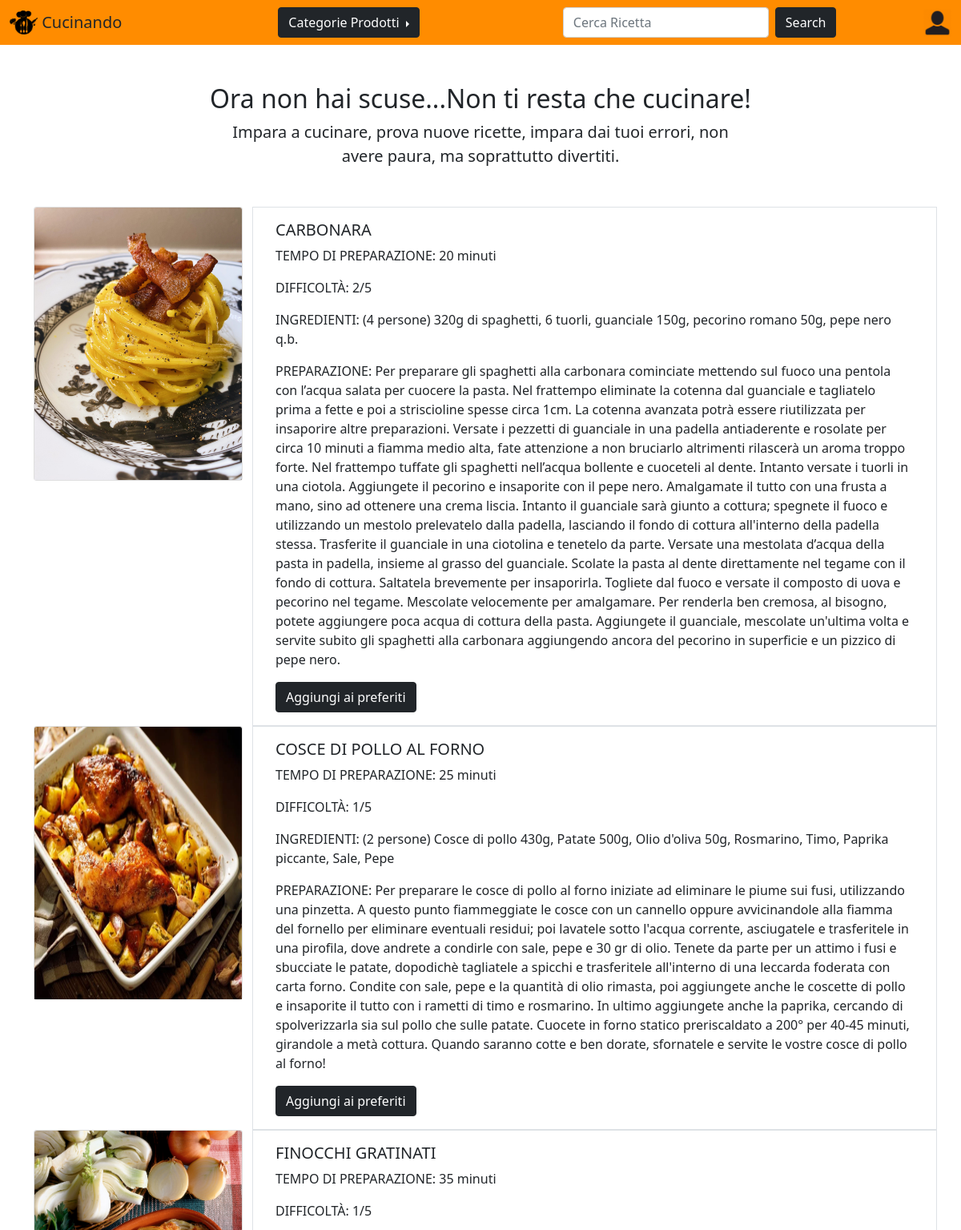
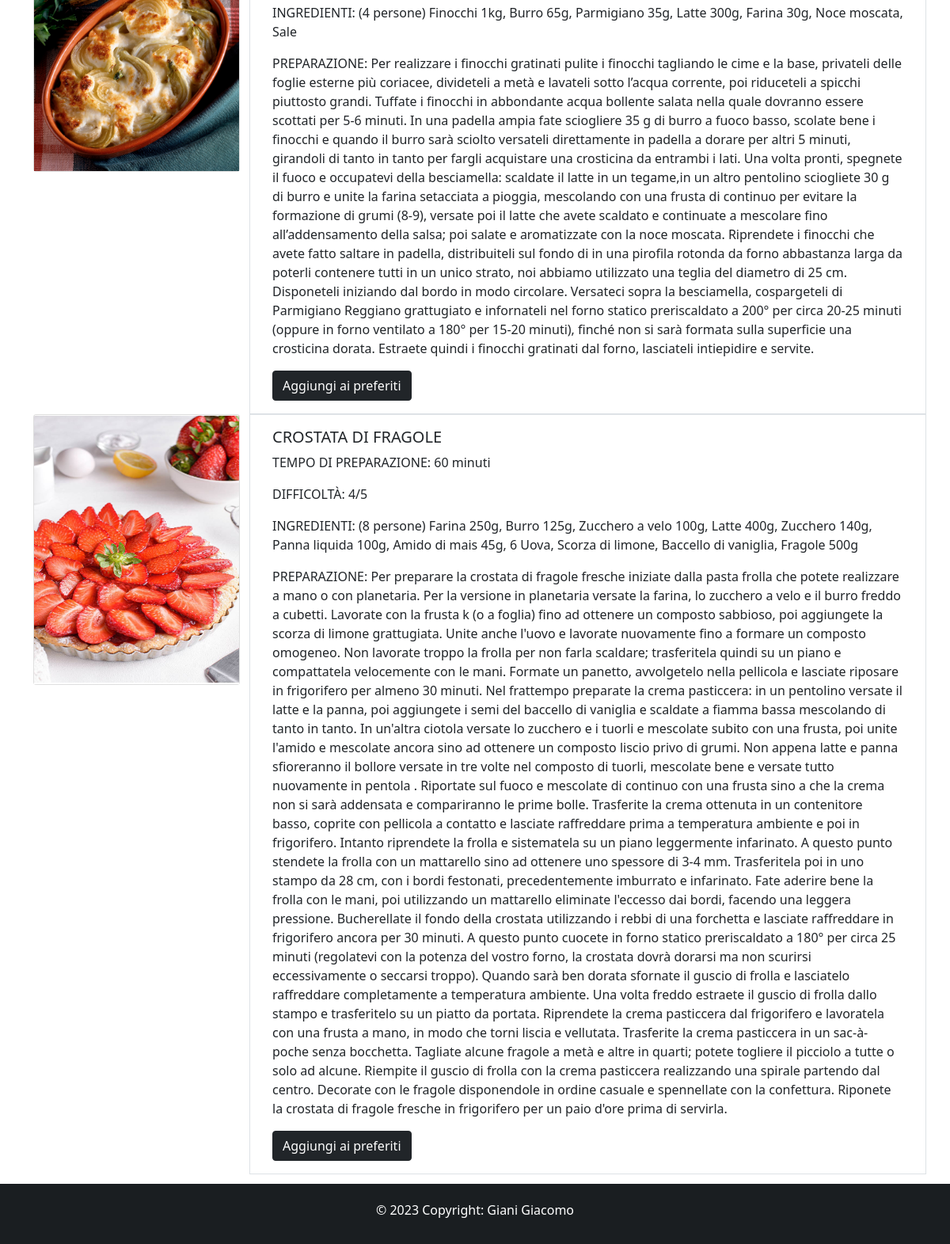
/home/, run on the app's committed database (2 pictures, top to bottom).
### ricette/models.py (models this page shows, shortened)
class Ricetta(models.Model):
    immagine = models.ImageField()
    nome = models.CharField(max_length=30)
    ingredienti = models.CharField(max_length=2000)
    difficoltà = models.IntegerField(default=1)
    tempo = models.IntegerField(default=1)
    descrizione = models.CharField(max_length=50000)
    categoria = models.CharField(max_length=20)

### ricette/views.py (the view)
# urls.py: path('home/', include('ricette.urls')),
def ricette(request):
    ricette = Ricetta.objects.all()
    return render(request, "ricette/ricette.html", {'ricette': ricette})

### ricette/templates/ricette/ricette.html (shortened to what this page needs)
{% extends 'ricette/common.html' %}
{% block content %}
    <nav class="navbar" style="background-color: darkorange;">
        <div class="container-fluid">
            <a class="navbar-brand" href="#">
                    {% load static %}
                    <img src="{% static 'ricette/logo3.png' %}" alt="" width="35" height="30" class="d-inline-block align-top" style="background-color: transparent;">
                    <span class="text-dark">Cucinando</span>
            </a>
            <div class="dropend">
                <button class="btn btn-dark dropdown-toggle" type="button" data-bs-toggle="dropdown" >
                    Categorie Prodotti
                </button>
            </div>
            <form class="d-flex" role="search" action="/home/search" method="get" style="margin-right: -3%">
                <input class="form-control me-2" name="query" type="search" placeholder="Cerca Ricetta" aria-label="Search">
                <button class="btn btn-dark" type="submit">Search</button>
            </form>
            <a style="margin-left: -3%" href="{% url 'accedi' %}">
                {% load static %}
                <img src=" {% static 'ricette/account1.png' %} " alt="" width="35" height="35" class="d-inline-block align-top">
            </a>
        </div>
    </nav>
    <div class="container my-5 text-center" style="max-width:700px">
        <h2>Ora non hai scuse...Non ti resta che cucinare!</h2>
        <p class="lead">Impara a cucinare, prova nuove ricette, impara dai tuoi errori, non avere paura, ma soprattutto divertiti.</p>
    </div>
    <div class="container">
        <div class="row">
            {% for ricetta in ricette %}
                <div class="col-lg-3">
                    <div class="card" style="width: 100%;">
                        <img src="{{ ricetta.immagine.url }}" class="card-img-top" alt="..." style="height: 340px;">
                    </div>
                </div>
                <div class="col-lg-9 border border-orange">
                    <div class="card-body">
                        <h5 class="card-title"><span style="text-transform: uppercase;">{{ ricetta.nome }}</span></h5>
                        <p class="card-text"><span style="text-transform: uppercase;">Tempo di Preparazione:</span> {{ ricetta.tempo }} minuti</p>
                        <p class="card-text"><span style="text-transform: uppercase;">Difficoltà: </span>{{ ricetta.difficoltà }}/5</p>
                        <p class="card-text"><span style="text-transform: uppercase;">Ingredienti: </span>{{ ricetta.ingredienti }}</p>
                        <p class="card-text"><span style="text-transform: uppercase;">Preparazione: </span>{{ ricetta.descrizione }}</p>
                        <a href="{% url 'accedi' %}" class="btn btn-dark">Aggiungi ai preferiti</a>
                    </div>
                </div>
            {% endfor %}
        </div>
    </div>
{% endblock %}

### ricette/templates/ricette/common.html (shortened to what this page needs)
<!doctype html>
<html lang="en">
<head>
    <link href="https://cdn.jsdelivr.net/npm/bootstrap@5.0.0-beta2/dist/css/bootstrap.min.css" rel="stylesheet"
>
</head>
<body>
    {% block content %}
    {% endblock %}
    <footer class="bg-dark text-center text-white">
        <div class="text-center" style="background-color: rgba(0, 0, 0, 0.2); padding: 2% 0; margin-top: 1%">
            <h6> © 2023 Copyright: Giani Giacomo </h6>
        </div>
    </footer>
</body>
</html>

### data on the page
Ricetta: immagine (picture), nome "CARBONARA", tempo "20", difficoltà "2", ingredienti "(4 persone) 320g di spaghetti, 6 tuorli, guanciale 150g, pecorino romano 50g, pepe nero q.b.", descrizione "Per preparare gli spaghetti alla carbonara cominciate mettendo sul fuoco una pentola con l’acqua salata per cuocere la pasta. Nel frattempo eliminate la cotenna dal guanciale e tagliatelo prima a fette e poi a striscioline spesse circa 1cm. La cotenna avanzata potrà essere riutilizzata per insaporire altre preparazioni. Versate i pezzetti di guanciale in una padella antiaderente e rosolate per circa 10 minuti a fiamma medio alta, fate attenzione a non bruciarlo altrimenti rilascerà un aroma troppo forte. Nel frattempo tuffate gli spaghetti nell’acqua bollente e cuoceteli al dente. Intanto versate i tuorli in una ciotola. Aggiungete il pecorino e insaporite con il pepe nero. Amalgamate il…"
Ricetta: immagine (picture), nome "COSCE DI POLLO AL FORNO", tempo "25", difficoltà "1", ingredienti "(2 persone) Cosce di pollo 430g, Patate 500g, Olio d'oliva 50g, Rosmarino, Timo, Paprika piccante, Sale, Pepe", descrizione "Per preparare le cosce di pollo al forno iniziate ad eliminare le piume sui fusi, utilizzando una pinzetta. A questo punto fiammeggiate le cosce con un cannello oppure avvicinandole alla fiamma del fornello per eliminare eventuali residui; poi lavatele sotto l'acqua corrente, asciugatele e trasferitele in una pirofila, dove andrete a condirle con sale, pepe e 30 gr di olio. Tenete da parte per un attimo i fusi e sbucciate le patate, dopodichè tagliatele a spicchi e trasferitele all'interno di una leccarda foderata con carta forno. Condite con sale, pepe e la quantità di olio rimasta, poi aggiungete anche le coscette di pollo e insaporite il tutto con i rametti di timo e rosmarino. In ultimo…"
Ricetta: immagine (picture), nome "FINOCCHI GRATINATI", tempo "35", difficoltà "1", ingredienti "(4 persone) Finocchi 1kg, Burro 65g, Parmigiano 35g, Latte 300g, Farina 30g, Noce moscata, Sale", descrizione "Per realizzare i finocchi gratinati pulite i finocchi tagliando le cime e la base, privateli delle foglie esterne più coriacee, divideteli a metà e lavateli sotto l’acqua corrente, poi riduceteli a spicchi piuttosto grandi. Tuffate i finocchi in abbondante acqua bollente salata nella quale dovranno essere scottati per 5-6 minuti. In una padella ampia fate sciogliere 35 g di burro a fuoco basso, scolate bene i finocchi e quando il burro sarà sciolto versateli direttamente in padella a dorare per altri 5 minuti, girandoli di tanto in tanto per fargli acquistare una crosticina da entrambi i lati. Una volta pronti, spegnete il fuoco e occupatevi della besciamella: scaldate il latte in un…"
Ricetta: immagine (picture), nome "CROSTATA DI FRAGOLE", tempo "60", difficoltà "4", ingredienti "(8 persone) Farina 250g, Burro 125g, Zucchero a velo 100g, Latte 400g, Zucchero 140g, Panna liquida 100g, Amido di mais 45g, 6 Uova, Scorza di limone, Baccello di vaniglia, Fragole 500g", descrizione "Per preparare la crostata di fragole fresche iniziate dalla pasta frolla che potete realizzare a mano o con planetaria. Per la versione in planetaria versate la farina, lo zucchero a velo e il burro freddo a cubetti. Lavorate con la frusta k (o a foglia) fino ad ottenere un composto sabbioso, poi aggiungete la scorza di limone grattugiata. Unite anche l'uovo e lavorate nuovamente fino a formare un composto omogeneo. Non lavorate troppo la frolla per non farla scaldare; trasferitela quindi su un piano e compattatela velocemente con le mani. Formate un panetto, avvolgetelo nella pellicola e lasciate riposare in frigorifero per almeno 30 minuti. Nel frattempo preparate la crema pasticcera: in…"
